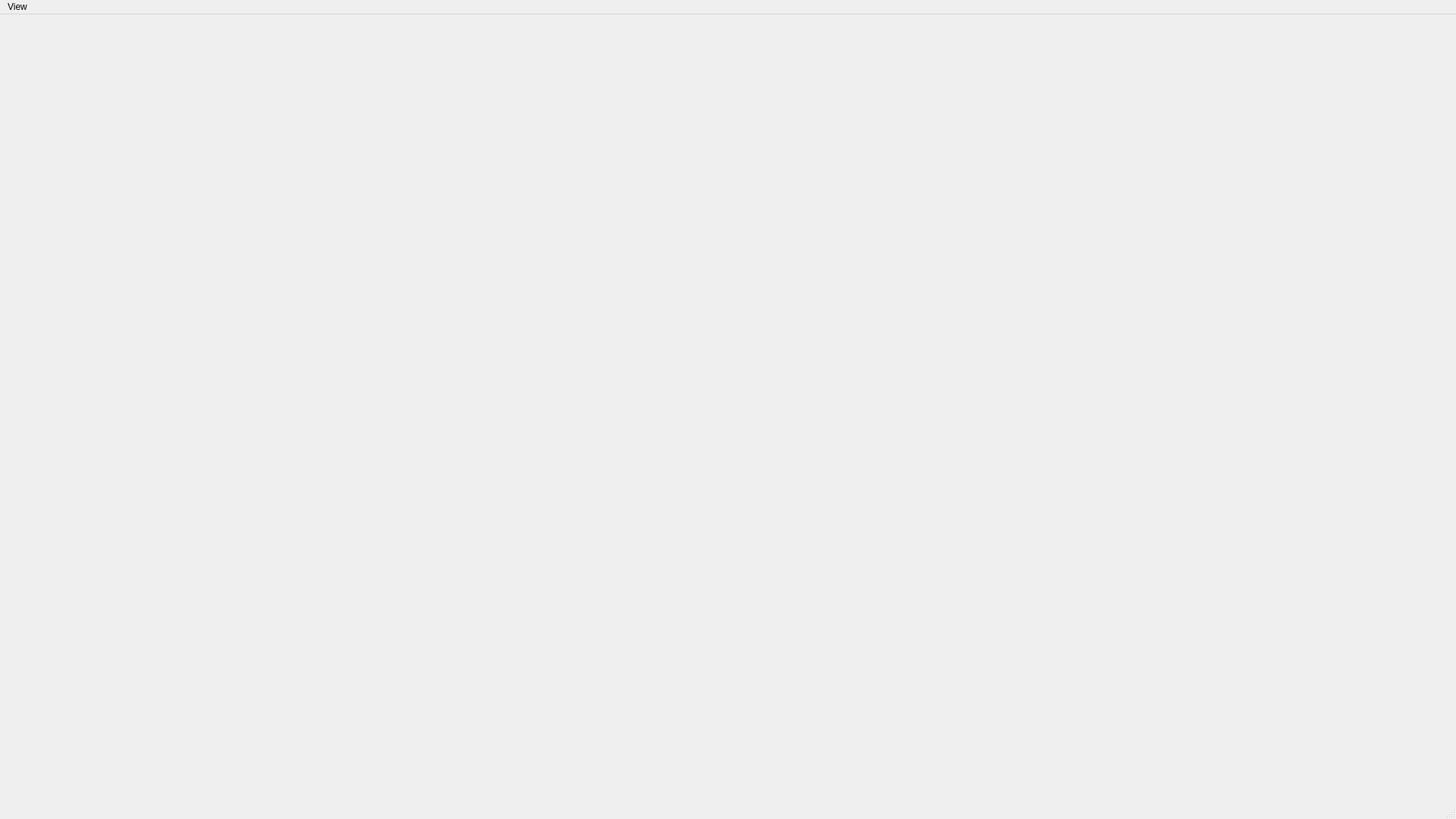
<?xml version="1.0" encoding="UTF-8"?>
<ui version="4.0">
 <class>MainWindow</class>
 <widget class="QMainWindow" name="MainWindow">
  <property name="geometry">
   <rect>
    <x>0</x>
    <y>0</y>
    <width>1920</width>
    <height>1080</height>
   </rect>
  </property>
  <property name="windowTitle">
   <string>MainWindow</string>
  </property>
  <widget class="QWidget" name="centralwidget">
   <layout class="QHBoxLayout" name="horizontalLayout">
    <property name="leftMargin">
     <number>0</number>
    </property>
    <property name="topMargin">
     <number>0</number>
    </property>
    <property name="rightMargin">
     <number>0</number>
    </property>
    <property name="bottomMargin">
     <number>0</number>
    </property>
    <item>
     <widget class="QStackedWidget" name="stackedWidget">
      <widget class="QWidget" name="page">
       <layout class="QHBoxLayout" name="horizontalLayout_2">
        <property name="leftMargin">
         <number>0</number>
        </property>
        <property name="topMargin">
         <number>0</number>
        </property>
        <property name="rightMargin">
         <number>0</number>
        </property>
        <property name="bottomMargin">
         <number>0</number>
        </property>
        <item>
         <widget class="WebController" name="web" native="true"/>
        </item>
       </layout>
      </widget>
      <widget class="QWidget" name="page_2"/>
     </widget>
    </item>
   </layout>
  </widget>
  <widget class="QMenuBar" name="menubar">
   <property name="geometry">
    <rect>
     <x>0</x>
     <y>0</y>
     <width>1920</width>
     <height>22</height>
    </rect>
   </property>
   <widget class="QMenu" name="menuStation">
    <property name="title">
     <string>View</string>
    </property>
    <addaction name="actionStation_Window"/>
    <addaction name="actionDVR_Window"/>
    <addaction name="actionTele_Window"/>
   </widget>
   <addaction name="menuStation"/>
  </widget>
  <widget class="QStatusBar" name="statusbar"/>
  <action name="actionStation_Window">
   <property name="text">
    <string>Station Window</string>
   </property>
  </action>
  <action name="actionDVR_Window">
   <property name="text">
    <string>DVR Window</string>
   </property>
  </action>
  <action name="actionTele_Window">
   <property name="text">
    <string>Tele Window</string>
   </property>
  </action>
 </widget>
 <customwidgets>
  <customwidget>
   <class>WebController</class>
   <extends>QWidget</extends>
   <header>webcontroller.h</header>
   <container>1</container>
  </customwidget>
 </customwidgets>
 <resources/>
 <connections/>
</ui>
